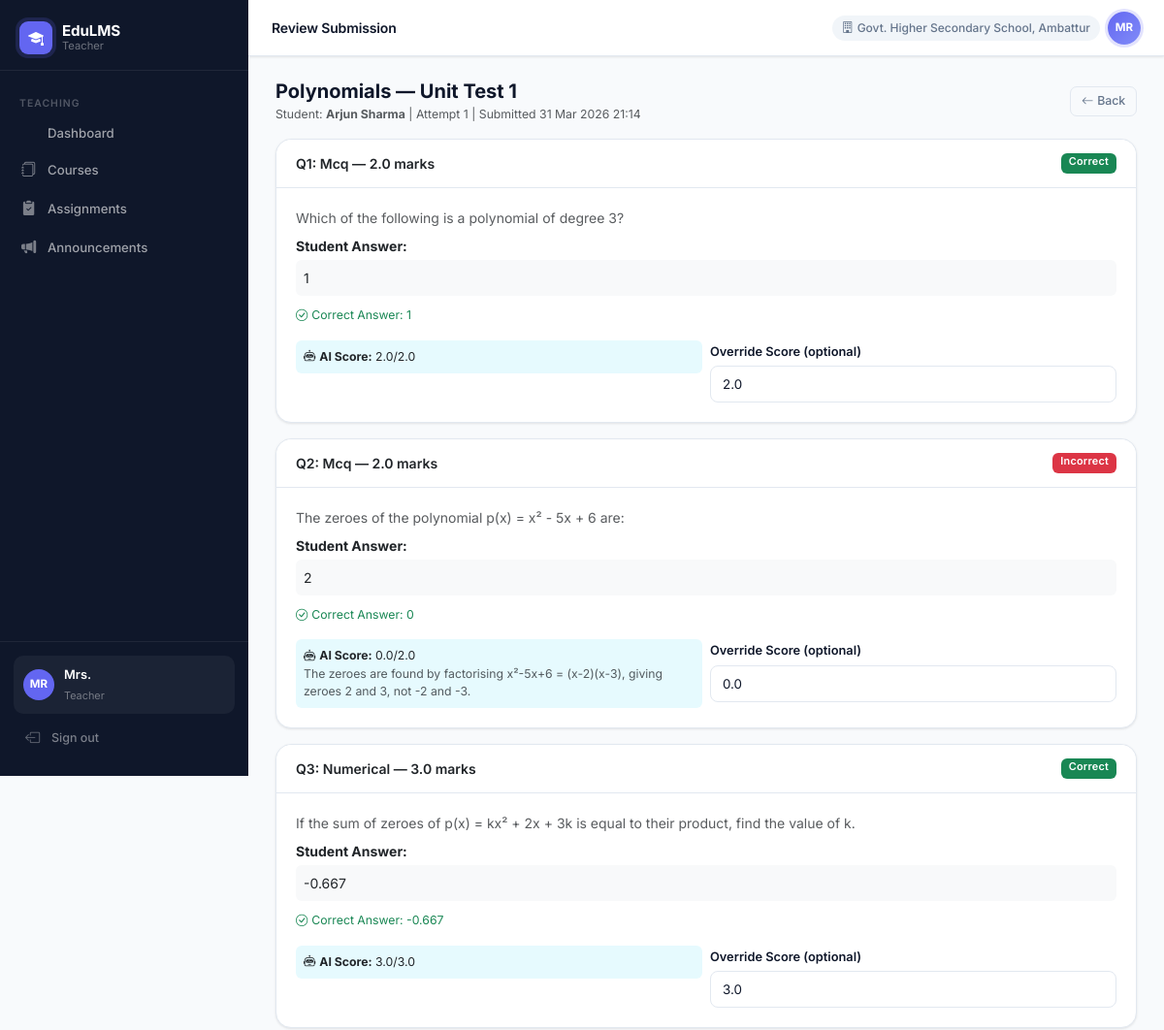
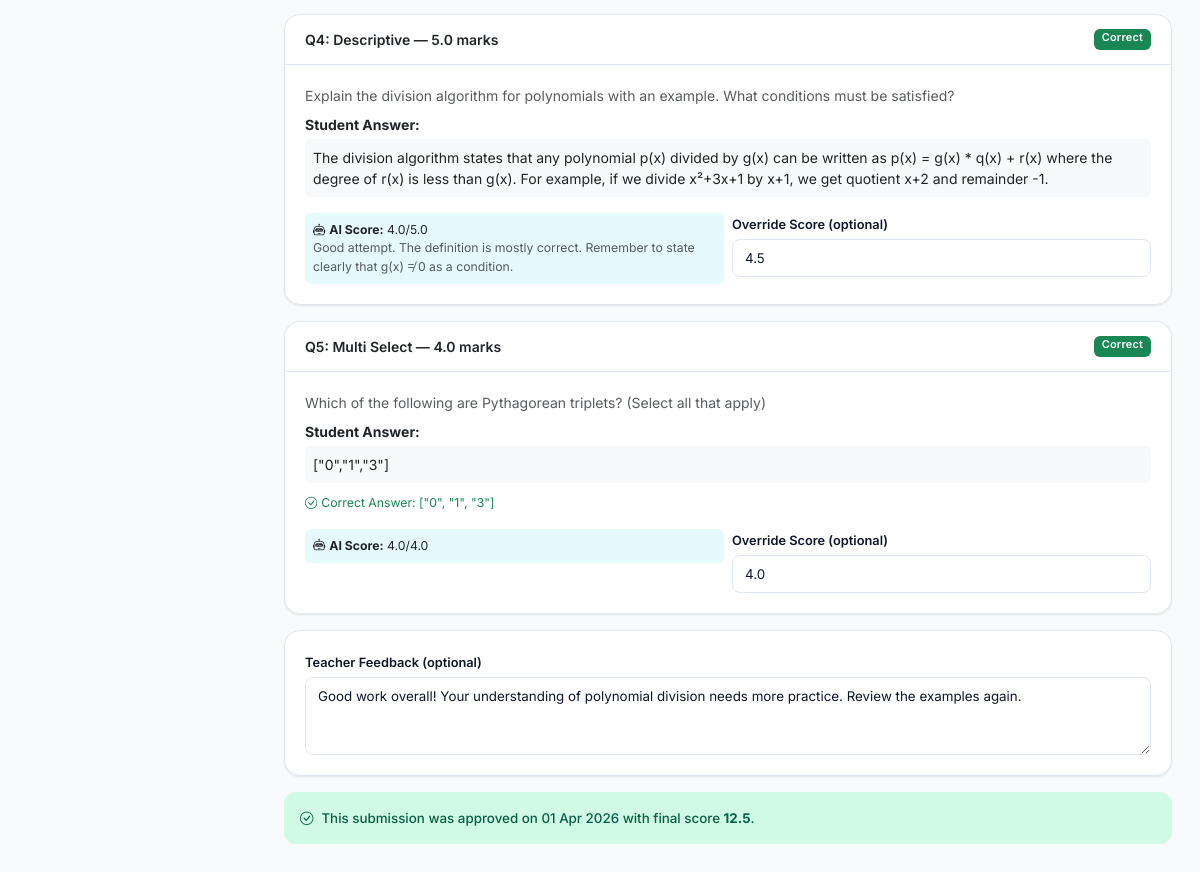
The page /teacher/submissions/1/review (signed in) on the database its author committed (2 pictures, top to bottom).
### app/models/user.py (models this page shows, shortened)
class User(UserMixin, db.Model):
    __tablename__ = 'users'
    id = db.Column(db.Integer, primary_key=True)
    username = db.Column(db.String(80), unique=True, nullable=False)
    password_hash = db.Column(db.String(256), nullable=False)
    full_name = db.Column(db.String(120), nullable=False)
    email = db.Column(db.String(120))
    phone = db.Column(db.String(20))
    role = db.Column(db.String(30), nullable=False)  # super_admin, district_admin, block_admin, school_admin, teacher, student, parent
    district_id = db.Column(db.Integer, db.ForeignKey('districts.id'), nullable=True)
    block_id = db.Column(db.Integer, db.ForeignKey('blocks.id'), nullable=True)
    school_id = db.Column(db.Integer, db.ForeignKey('schools.id'), nullable=True)
    is_active = db.Column(db.Boolean, default=True)
    created_at = db.Column(db.DateTime, default=datetime.utcnow)
    district = db.relationship('District', foreign_keys=[district_id])
    block = db.relationship('Block', foreign_keys=[block_id])
    school = db.relationship('School', foreign_keys=[school_id])

### app/models/hierarchy.py (models this page shows)
class School(db.Model):
    __tablename__ = 'schools'
    id = db.Column(db.Integer, primary_key=True)
    name = db.Column(db.String(120), nullable=False)
    block_id = db.Column(db.Integer, db.ForeignKey('blocks.id'), nullable=False)
    district_id = db.Column(db.Integer, db.ForeignKey('districts.id'), nullable=False)
    is_active = db.Column(db.Boolean, default=True)
    created_at = db.Column(db.DateTime, default=datetime.utcnow)

### app/models/assignment.py (models this page shows)
class Assignment(db.Model):
    __tablename__ = 'assignments'
    id = db.Column(db.Integer, primary_key=True)
    subject_id = db.Column(db.Integer, db.ForeignKey('subjects.id'), nullable=False)
    class_id = db.Column(db.Integer, db.ForeignKey('classes.id'), nullable=False)
    teacher_id = db.Column(db.Integer, db.ForeignKey('users.id'), nullable=False)
    title = db.Column(db.String(200), nullable=False)
    instructions = db.Column(db.Text)
    deadline = db.Column(db.DateTime, nullable=False)
    max_attempts = db.Column(db.Integer, default=1)
    allow_retry = db.Column(db.Boolean, default=False)
    school_id = db.Column(db.Integer, db.ForeignKey('schools.id'))
    block_id = db.Column(db.Integer, db.ForeignKey('blocks.id'))
    district_id = db.Column(db.Integer, db.ForeignKey('districts.id'))
    is_active = db.Column(db.Boolean, default=True)
    created_at = db.Column(db.DateTime, default=datetime.utcnow)
    subject = db.relationship('Subject', backref='assignments')
    class_ref = db.relationship('Class', backref='assignments')
    teacher = db.relationship('User', backref='created_assignments')
    questions = db.relationship('Question', backref='assignment', lazy=True, order_by='Question.order')

class Submission(db.Model):
    __tablename__ = 'submissions'
    id = db.Column(db.Integer, primary_key=True)
    assignment_id = db.Column(db.Integer, db.ForeignKey('assignments.id'), nullable=False)
    student_id = db.Column(db.Integer, db.ForeignKey('users.id'), nullable=False)
    attempt_number = db.Column(db.Integer, default=1)
    status = db.Column(db.String(20), default='submitted')  # submitted, pending_review, approved
    submitted_at = db.Column(db.DateTime, default=datetime.utcnow)
    teacher_approved_at = db.Column(db.DateTime)
    final_score = db.Column(db.Float)
    teacher_feedback = db.Column(db.Text)
    assignment = db.relationship('Assignment', backref='submissions')
    student = db.relationship('User', backref='submissions')
    answers = db.relationship('SubmissionAnswer', backref='submission', lazy=True)

class SubmissionAnswer(db.Model):
    __tablename__ = 'submission_answers'
    id = db.Column(db.Integer, primary_key=True)
    submission_id = db.Column(db.Integer, db.ForeignKey('submissions.id'), nullable=False)
    question_id = db.Column(db.Integer, db.ForeignKey('questions.id'), nullable=False)
    answer_text = db.Column(db.Text)
    file_path = db.Column(db.String(300))
    ai_score = db.Column(db.Float)
    ai_feedback = db.Column(db.Text)
    teacher_score = db.Column(db.Float)
    teacher_override = db.Column(db.Boolean, default=False)
    is_correct = db.Column(db.Boolean)
    question = db.relationship('Question', backref='answers')

class Question(db.Model):
    __tablename__ = 'questions'
    id = db.Column(db.Integer, primary_key=True)
    assignment_id = db.Column(db.Integer, db.ForeignKey('assignments.id'), nullable=False)
    type = db.Column(db.String(20), nullable=False)  # mcq, multi_select, descriptive, numerical, file_upload
    text = db.Column(db.Text, nullable=False)
    marks = db.Column(db.Float, default=1.0)
    correct_answer = db.Column(db.Text)  # JSON for MCQ options/correct; plain text for others
    options = db.Column(db.Text)  # JSON array for MCQ/multi_select
    tolerance = db.Column(db.Float, nullable=True)
    order = db.Column(db.Integer, default=0)
    is_active = db.Column(db.Boolean, default=True)

### app/routes/teacher.py (the view, shortened to what this page needs)
@teacher_bp.route('/submissions/<int:id>/review', methods=['GET', 'POST'])
@login_required
@require_role('teacher')
def review_submission(id):
    submission = Submission.query.get_or_404(id)
    return render_template('teacher/review_submission.html', submission=submission)

### app/models/user.py (called while the page is built)
@login_manager.user_loader
def load_user(user_id):
    return User.query.get(int(user_id))

### app/services/rbac.py (called while the page is built)
def require_role(*roles):
    def decorator(f):
        @wraps(f)
        def decorated_function(*args, **kwargs):
            if not current_user.is_authenticated:
                return redirect(url_for('auth.login'))
            if current_user.role not in roles:
                abort(403)
            return f(*args, **kwargs)
        return decorated_function
    return decorator

### app/templates/teacher/review_submission.html (shortened to what this page needs)
{% extends "base.html" %}
{% block page_title %}Review Submission{% endblock %}
{% block content %}
<div class="d-flex justify-content-between align-items-center mb-3">
    <div>
        <h5 class="fw-bold mb-0">{{ submission.assignment.title }}</h5>
        <small class="text-muted">Student: <strong>{{ submission.student.full_name }}</strong> | Attempt {{ submission.attempt_number }} | Submitted {{ submission.submitted_at.strftime('%d %b %Y %H:%M') }}</small>
    </div>
    <a href="{{ url_for('teacher.assignment_submissions', id=submission.assignment_id) }}" class="btn btn-outline-secondary btn-sm"><i class="bi bi-arrow-left me-1"></i>Back</a>
</div>
<form method="POST">
    {% for answer in submission.answers %}
    {% set q = answer.question %}
    <div class="card mb-3">
        <div class="card-header bg-light d-flex justify-content-between">
            <span class="fw-semibold">Q{{ loop.index }}: {{ q.type.replace('_',' ').title() }} — {{ q.marks }} marks</span>
            {% if answer.is_correct %}<span class="badge bg-success">Correct</span>{% else %}<span class="badge bg-danger">Incorrect</span>{% endif %}
        </div>
        <div class="card-body">
            <p class="text-muted mb-2">{{ q.text }}</p>
            <div class="mb-2">
                <strong>Student Answer:</strong><br>
                <div class="bg-light rounded p-2 mt-1">{{ answer.answer_text or '(No answer)' }}</div>
            </div>
            {% if q.correct_answer and q.type != 'descriptive' %}
            <div class="mb-2"><small class="text-success"><i class="bi bi-check-circle me-1"></i>Correct Answer: {{ q.correct_answer }}</small></div>
            {% endif %}
            {% if answer.ai_score is not none %}
            <div class="row g-2 mt-1">
                <div class="col-md-6">
                    <div class="bg-info bg-opacity-10 rounded p-2 small">
                        <strong><i class="bi bi-robot me-1"></i>AI Score:</strong> {{ answer.ai_score }}/{{ q.marks }}<br>
                        {% if answer.ai_feedback %}<span class="text-muted">{{ answer.ai_feedback }}</span>{% endif %}
                    </div>
                </div>
                <div class="col-md-6">
                    <label class="form-label small fw-semibold">Override Score (optional)</label>
                    <input type="number" name="teacher_score_{{ q.id }}" class="form-control form-control-sm"
                           value="{{ answer.teacher_score if answer.teacher_score is not none else answer.ai_score }}"
                           min="0" max="{{ q.marks }}" step="0.5">
                </div>
            </div>
            {% endif %}
        </div>
    </div>
    {% endfor %}
    <div class="card mb-3">
        <div class="card-body">
            <label class="form-label fw-semibold">Teacher Feedback (optional)</label>
            <textarea name="teacher_feedback" class="form-control" rows="3" placeholder="Add overall feedback for the student...">{{ submission.teacher_feedback or '' }}</textarea>
        </div>
    </div>
    {% if submission.status != 'approved' %}
    <button type="submit" class="btn btn-success btn-lg"><i class="bi bi-check-circle me-2"></i>Approve Submission</button>
    {% else %}
    <div class="alert alert-success"><i class="bi bi-check-circle me-2"></i>This submission was approved on {{ submission.teacher_approved_at.strftime('%d %b %Y') }} with final score <strong>{{ submission.final_score }}</strong>.</div>
    {% endif %}
</form>
{% endblock %}

### app/templates/base.html (shortened to what this page needs)
<!DOCTYPE html>
<html lang="en">
<head>
    <link href="https://cdn.jsdelivr.net/npm/bootstrap@5.3.2/dist/css/bootstrap.min.css" rel="stylesheet">
    <link href="https://cdn.jsdelivr.net/npm/bootstrap-icons@1.11.3/font/bootstrap-icons.css" rel="stylesheet">
</head>
<body>
{% if current_user.is_authenticated %}
<nav id="sidebar">
    <div class="sidebar-brand">
        <div class="sidebar-brand-icon"><i class="bi bi-mortarboard-fill"></i></div>
        <div class="sidebar-brand-text">
            <strong>EduLMS</strong>
            <span>{{ current_user.role.replace('_',' ').title() }}</span>
        </div>
    </div>
    <div class="sidebar-nav">
    {% if current_user.role in ['super_admin','district_admin','block_admin','school_admin'] %}
        <div class="nav-section">Administration</div>
        <a href="{{ url_for('admin.dashboard') }}" class="nav-link {% if request.endpoint == 'admin.dashboard' %}active{% endif %}">
            <i class="bi bi-squares"></i> Dashboard
        </a>
        {% if current_user.role == 'super_admin' %}
        <a href="{{ url_for('admin.districts') }}" class="nav-link {% if request.endpoint == 'admin.districts' %}active{% endif %}">
            <i class="bi bi-map"></i> Districts
        </a>
        <a href="{{ url_for('admin.blocks') }}" class="nav-link {% if request.endpoint == 'admin.blocks' %}active{% endif %}">
            <i class="bi bi-geo-alt"></i> Blocks
        </a>
        {% endif %}
        {% if current_user.role in ['super_admin','district_admin','block_admin'] %}
        <a href="{{ url_for('admin.schools') }}" class="nav-link {% if request.endpoint == 'admin.schools' %}active{% endif %}">
            <i class="bi bi-building-fill"></i> Schools
        </a>
        {% endif %}
        <a href="{{ url_for('admin.users') }}" class="nav-link {% if request.endpoint == 'admin.users' %}active{% endif %}">
            <i class="bi bi-people-fill"></i> Users
        </a>
        <a href="{{ url_for('admin.classes') }}" class="nav-link {% if request.endpoint == 'admin.classes' %}active{% endif %}">
            <i class="bi bi-collection-fill"></i> Classes
        </a>
        <a href="{{ url_for('admin.subjects') }}" class="nav-link {% if request.endpoint == 'admin.subjects' %}active{% endif %}">
            <i class="bi bi-book-fill"></i> Subjects
        </a>
    {% elif current_user.role == 'teacher' %}
        <div class="nav-section">Teaching</div>
        <a href="{{ url_for('teacher.dashboard') }}" class="nav-link {% if request.endpoint == 'teacher.dashboard' %}active{% endif %}">
             Dashboard
        </a>
        <a href="{{ url_for('teacher.courses') }}" class="nav-link {% if request.endpoint and 'course' in request.endpoint %}active{% endif %}">
            <i class="bi bi-journals"></i> Courses
        </a>
        <a href="{{ url_for('teacher.assignments') }}" class="nav-link {% if request.endpoint and 'assignment' in request.endpoint %}active{% endif %}">
            <i class="bi bi-clipboard2-check-fill"></i> Assignments
        </a>
        <a href="{{ url_for('teacher.announcements') }}" class="nav-link {% if request.endpoint == 'teacher.announcements' %}active{% endif %}">
            <i class="bi bi-megaphone-fill"></i> Announcements
        </a>
    {% endif %}
    </div>
    <div class="sidebar-footer">
        <div class="sidebar-user">
            <div class="sidebar-avatar">{{ current_user.full_name[:2].upper() }}</div>
            <div class="sidebar-user-info">
                <strong>{{ current_user.full_name.split()[0] }}</strong>
                <span>{{ current_user.role.replace('_',' ').title() }}</span>
            </div>
        </div>
        <a href="{{ url_for('auth.logout') }}" class="nav-link" style="color:rgba(255,255,255,.45);font-size:.78rem;">
            <i class="bi bi-box-arrow-left"></i> Sign out
        </a>
    </div>
</nav>
<div id="main">
    <div id="topbar">
        <div class="d-flex align-items-center gap-3">
            <span class="topbar-title">{% block page_title %}{% endblock %}</span>
        </div>
        <div class="d-flex align-items-center gap-2">
            {% if current_user.school %}
            <span class="topbar-school d-none d-md-block">
                <i class="bi bi-building me-1"></i>{{ current_user.school.name }}
            </span>
            {% endif %}
            <div class="topbar-avatar">{{ current_user.full_name[:2].upper() }}</div>
        </div>
    </div>
    <div class="page-content">
        {% block content %}{% endblock %}
    </div>
</div>
{% else %}
{% block auth_content %}{% endblock %}
{% endif %}
</body>
</html>

### rows shown on the page
User: role.replace "Teacher", full_name "MR", full_name "Mrs."
School: school.name "Govt. Higher Secondary School, Ambattur"
Assignment: assignment "Polynomials — Unit Test 1"
User: student.full_name "Arjun Sharma"
Submission: attempt_number "1", submitted_at "31 Mar 2026 21:14", teacher_feedback "Good work overall! Your understanding of polynomial division needs more practice. Review the examples again.", teacher_approved_at "01 Apr 2026", final_score "12.5"
SubmissionAnswer: is_correct "Correct", answer_text "1", ai_score "2.0", teacher_score.marks "2.0"
Question: type.replace "Mcq", marks "2.0", text "Which of the following is a polynomial of degree 3?", correct_answer "1"
SubmissionAnswer: is_correct "Incorrect", answer_text "2", ai_score "0.0", ai_feedback "The zeroes are found by factorising x²-5x+6 = (x-2)(x-3), giving zeroes 2 and 3, not -2 and -3.", teacher_score "0.0"
Question: type.replace "Mcq", marks "2.0", text "The zeroes of the polynomial p(x) = x² - 5x + 6 are:", correct_answer "0"
SubmissionAnswer: is_correct "Correct", answer_text "-0.667", ai_score "3.0", teacher_score.marks "3.0"
Question: type.replace "Numerical", marks "3.0", text "If the sum of zeroes of p(x) = kx² + 2x + 3k is equal to their product, find the value of k.", correct_answer "-0.667"
SubmissionAnswer: is_correct "Correct", answer_text "The division algorithm states that any polynomial p(x) divided by g(x) can be written as p(x) = g(x) * q(x) + r(x) where the degree of r(x) is less than g(x). For example, if we divide x²+3x+1 by x+1, we get quotient x+2 and remainder -1.", ai_score "4.0", ai_feedback "Good attempt. The definition is mostly correct. Remember to state clearly that g(x) ≠ 0 as a condition.", teacher_score "4.5"
Question: type.replace "Descriptive", marks "5.0", text "Explain the division algorithm for polynomials with an example. What conditions must be satisfied?"
SubmissionAnswer: is_correct "Correct", answer_text "[\"0\",\"1\",\"3\"]", ai_score "4.0", teacher_score.marks "4.0"
Question: type.replace "Multi Select", marks "4.0", text "Which of the following are Pythagorean triplets? (Select all that apply)", correct_answer "[\"0\", \"1\", \"3\"]"
